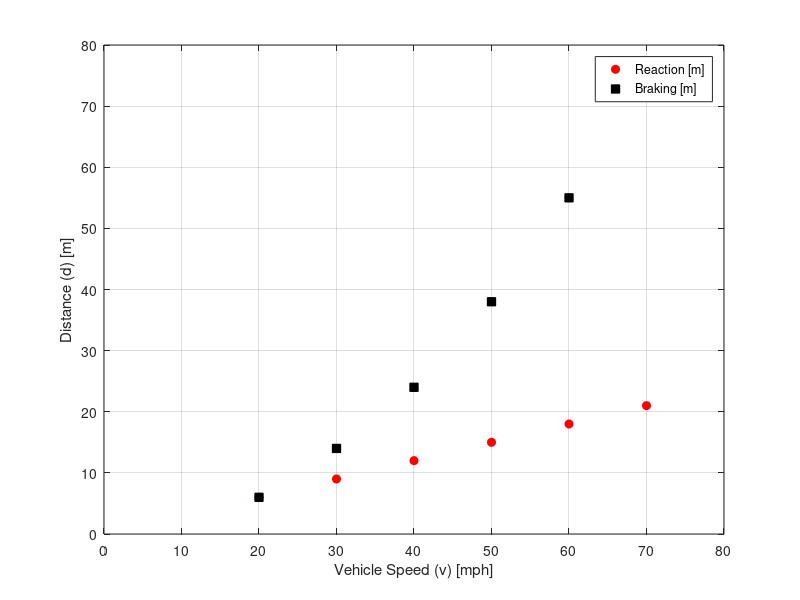

This chart was generated by the following MATLAB code:
%{
Landon Moon ENGR 1250-008 4/8/2021

Problem Statement:  Display a set of data

I would personally display the total instead of the individual data points
but the question doesn't ask for the total distance before you stop

Variables:
vs - speed of a vehicle [mph]
rea - distance it takes for the driver to react [m]
bra - distance it takes after the driver starts braking [m]
%}

clear
clc
close all

%setting input data
vs=[20 30 40 50 60 70];
rea=[6 9 12 15 18 21];
bra=[6 14 24 38 55 75];


%plotting the data
figure('color','w')
plot(vs,rea,'or','MarkerFaceColor','r')
hold on
plot(vs,bra,'sk','MarkerFaceColor','k')
grid on

%labels
xlabel('Vehicle Speed (v) [mph]')
ylabel('Distance (d) [m]')

%axis'
axis([0 80 0 80])
set(gca,'Xtick',0:10:80,'Ytick',0:10:80)

%legend
LG={'Reaction [m]' 'Braking [m]'};
legend(LG,'Location','Best')